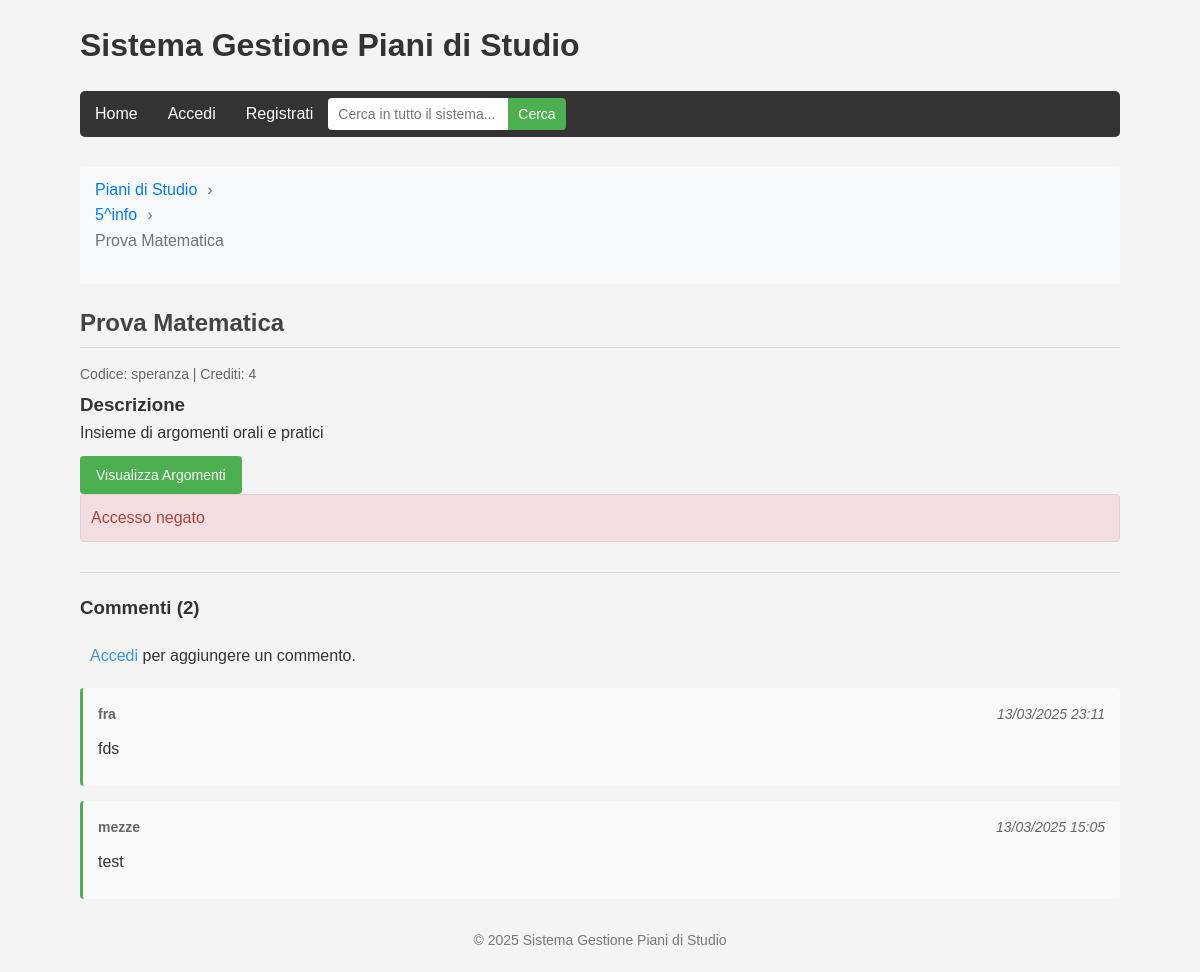
Screenshot of /pages/view_esame.php?id=1 with the database file from the repository.
### tables this page shows
CREATE TABLE `piani_di_studio` (
  `id` int(11) NOT NULL,
  `nome` varchar(100) NOT NULL,
  `descrizione` text DEFAULT NULL,
  `data_creazione` timestamp NOT NULL DEFAULT current_timestamp(),
  `user_id` int(11) NOT NULL,
  `visibility` varchar(20) NOT NULL DEFAULT 'private'
);

CREATE TABLE `esami` (
  `id` int(11) NOT NULL,
  `piano_id` int(11) NOT NULL,
  `nome` varchar(100) NOT NULL,
  `codice` varchar(20) DEFAULT NULL,
  `crediti` int(11) DEFAULT 6,
  `descrizione` text DEFAULT NULL,
  `anno` int(11) DEFAULT NULL,
  `semestre` int(11) DEFAULT NULL
);

CREATE TABLE `commenti` (
  `id` int(11) NOT NULL,
  `user_id` int(11) NOT NULL,
  `tipo_elemento` varchar(50) NOT NULL,
  `elemento_id` int(11) NOT NULL,
  `testo` text NOT NULL,
  `data_creazione` timestamp NOT NULL DEFAULT current_timestamp(),
  `data_modifica` timestamp NULL DEFAULT NULL ON UPDATE current_timestamp()
);

CREATE TABLE `users` (
  `id` int(11) NOT NULL,
  `username` varchar(50) NOT NULL,
  `password` varchar(255) NOT NULL,
  `email` varchar(100) NOT NULL,
  `role` varchar(20) NOT NULL DEFAULT 'user',
  `created_at` timestamp NOT NULL DEFAULT current_timestamp()
);

### models/esame.php (called while the page is built, shortened)
<?php
class Esame {
    private $conn;
    private $table_name = "esami";
    public $id;
    public function __construct($db) {
        $this->conn = $db;
    }
    public function readOne() {
        $query = "SELECT e.*, p.nome as piano_nome
                  FROM " . $this->table_name . " e
                  LEFT JOIN piani_di_studio p ON e.piano_id = p.id
                  WHERE e.id = :id
                  LIMIT 0,1";
        $stmt = $this->conn->prepare($query);
        $stmt->bindParam(":id", $this->id);
        $stmt->execute();
        $row = $stmt->fetch(PDO::FETCH_ASSOC);
        if ($row) {
            return $row;
        }
        return [];
    }
}
?>

### models/piano_di_studio.php (called while the page is built, shortened)
<?php
class PianoDiStudio {
    private $conn;
    private $table_name = "piani_di_studio";
    public $id;
    public function __construct($db) {
        $this->conn = $db;
    }
    public function readOne() {
        $query = "SELECT * FROM " . $this->table_name . " WHERE id = ? LIMIT 0,1";
        $stmt = $this->conn->prepare($query);
        $stmt->bindParam(1, $this->id);
        $stmt->execute();
        $row = $stmt->fetch(PDO::FETCH_ASSOC);
        if ($row) {
            return $row;
        }
        return [];
    }
}
?>

### pages/components/comments/comments.php (called while the page is built, shortened)
<?php
include_once 'handlers/comment_handler.php';
include_once 'comment_list.php';
function gestioneCommentiEsami($db, $esame_id) {
    $redirect_base = "esami.php?id={$esame_id}";
    return gestioneCommenti($db, 'esame', $esame_id, $redirect_base);
}
function renderCommentiEsami($db, $esame_id) {
    $redirect_param = "id={$esame_id}";
    renderCommenti($db, 'esame', $esame_id, $redirect_param);
}
?>

### pages/handlers/comment_handler.php (called while the page is built, shortened)
<?php
function gestioneCommenti($db, $tipo_elemento, $elemento_id, $redirect_base) {
    if (!isset($_SESSION['user_id'])) {
        return ['message' => 'Accesso negato', 'message_class' => 'error'];
    }
    return null;
}
?>

### models/comments.php (called while the page is built, shortened)
<?php
class Commento {
    private $conn;
    private $table_name = "commenti";
    public function __construct($db) {
        $this->conn = $db;
    }
    public function readByElemento($tipo_elemento, $elemento_id) {
        $query = "SELECT c.*, u.username
                  FROM " . $this->table_name . " c
                  LEFT JOIN users u ON c.user_id = u.id
                  WHERE c.tipo_elemento = :tipo_elemento
                  AND c.elemento_id = :elemento_id
                  ORDER BY c.data_creazione DESC";
        $stmt = $this->conn->prepare($query);
        $stmt->bindParam(":tipo_elemento", $tipo_elemento);
        $stmt->bindParam(":elemento_id", $elemento_id);
        $stmt->execute();
        return $stmt;
    }
    public function countByElemento($tipo_elemento, $elemento_id) {
        $query = "SELECT COUNT(*) as total FROM " . $this->table_name . "
                  WHERE tipo_elemento = :tipo_elemento
                  AND elemento_id = :elemento_id";
        $stmt = $this->conn->prepare($query);
        $stmt->bindParam(":tipo_elemento", $tipo_elemento);
        $stmt->bindParam(":elemento_id", $elemento_id);
        $stmt->execute();
        $row = $stmt->fetch(PDO::FETCH_ASSOC);
        return $row['total'];
    }
}
?>

### pages/view_esame.php (the view, shortened to what this page needs)
<?php
include_once '../ui/includes/header.php';
include_once '../models/esame.php';
include_once '../models/piano_di_studio.php';
include_once '../models/comments.php';
include_once 'components/comments/comments.php';
$database = new Database();
$db = $database->getConnection();
$esame = new Esame($db);
$piano = new PianoDiStudio($db);
$esame_id = isset($_GET['id']) ? $_GET['id'] : null;
$esame->id = $esame_id;
$esame_info = $esame->readOne();
$piano->id = $esame_info['piano_id'];
$piano_info = $piano->readOne();
echo "<div class='breadcrumb'>";
echo "<ul>";
echo "<li><a href='index.php'>Piani di Studio</a></li>";
echo "<li><a href='esami.php?piano_id=" . $esame_info['piano_id'] . "'>" . htmlspecialchars($piano_info['nome']) . "</a></li>";
echo "<li>" . htmlspecialchars($esame_info['nome']) . "</li>";
echo "</ul>";
echo "</div>";
echo "<div class='esame-details'>";
echo "<h2>" . htmlspecialchars($esame_info['nome']) . "</h2>";
echo "<div class='item-meta'>Codice: " . htmlspecialchars($esame_info['codice']) . " | Crediti: " . $esame_info['crediti'] . "</div>";
echo "<div class='item-description'><h3>Descrizione</h3>" . htmlspecialchars($esame_info['descrizione']) . "</div>";
echo "<div class='item-actions'>";
echo "<a href='argomenti.php?esame_id=" . $esame_info['id'] . "' class='btn-primary'>Visualizza Argomenti</a>";
echo "</div>";
echo "</div>";
$risultato_commenti = gestioneCommentiEsami($db, $esame_id);
if ($risultato_commenti && !empty($risultato_commenti['message'])) {
    echo "<div class='message {$risultato_commenti['message_class']}'>{$risultato_commenti['message']}</div>";
}
renderCommentiEsami($db, $esame_id);
include_once '../ui/includes/footer.php';
?>

### pages/components/comments/comment_list.php (shortened to what this page needs)
<?php
function renderCommenti($db, $tipo_elemento, $elemento_id, $redirect_param) {
    $commento = new Commento($db);
    $comment_count = $commento->countByElemento($tipo_elemento, $elemento_id);
    ?>
    <div class="comments-section">
        <h3>Commenti (<?php echo $comment_count; ?>)</h3>
        <?php if(isset($_SESSION['user_id'])): ?>
        <div class="comment-form">
            <form action="" method="POST">
                <input type="hidden" name="comment_tipo" value="<?php echo $tipo_elemento; ?>">
                <input type="hidden" name="comment_elemento_id" value="<?php echo $elemento_id; ?>">
                <textarea name="comment_text" placeholder="Aggiungi un commento..." required></textarea>
                <button type="submit" name="add_comment" class="btn-primary">Commenta</button>
            </form>
        </div>
        <?php else: ?>
        <p><a href="login.php">Accedi</a> per aggiungere un commento.</p>
        <?php endif; ?>
        <div class="comments-list">
            <?php
            $stmt_commenti = $commento->readByElemento($tipo_elemento, $elemento_id);
            if($stmt_commenti->rowCount() > 0) {
                while($row_commento = $stmt_commenti->fetch(PDO::FETCH_ASSOC)) {
                    echo '<div class="comment-item" id="comment-'.$row_commento['id'].'">';
                    echo '<div class="comment-header">';
                    echo '<span class="comment-author">'.htmlspecialchars($row_commento['username']).'</span>';
                    echo '<span class="comment-date">'.date('d/m/Y H:i', strtotime($row_commento['data_creazione'])).'</span>';
                    echo '</div>';
                    echo '<div class="comment-content">'.htmlspecialchars($row_commento['testo']).'</div>';
                    echo '</div>';
                }
            } else {
                echo '<p>Nessun commento presente. Sii il primo a commentare!</p>';
            }
            ?>
        </div>
    </div>
    <?php
}
?>

### ui/css/style.css (style rules this page uses)
.comments-section { margin-top: 30px; border-top: 1px solid #ddd; padding-top: 20px; }
.comments-section h3 { margin-bottom: 20px; }
.comments-list { margin-top: 20px; }
.comment-item { background-color: #f9f9f9; border-radius: 4px; padding: 15px; margin-bottom: 15px; border-left: 3px solid #4CAF50; }
.comment-header { display: flex; justify-content: space-between; margin-bottom: 10px; font-size: 14px; color: #666; }
.comment-author { font-weight: bold; }
.comment-date { font-style: italic; }
.comment-content { margin-bottom: 10px; }
* { box-sizing: border-box; margin: 0; padding: 0; }
body { font-family: Arial, sans-serif; line-height: 1.6; color: #333; background-color: #f4f4f4; }
h2 { color: #444; margin-bottom: 15px; border-bottom: 1px solid #ddd; padding-bottom: 5px; }
ul { list-style-type: none; margin-bottom: 20px; }
li { background-color: white; margin: 5px 0; padding: 10px; border-radius: 4px; box-shadow: 0 1px 3px rgba(0, 0, 0, 0.1); }
a { text-decoration: none; color: #3498db; margin-left: 10px; }
.message { padding: 10px; margin-bottom: 20px; border-radius: 4px; }
.error { background-color: #f2dede; color: #a94442; border: 1px solid #ebccd1; }
.item-meta { font-size: 14px; color: #666; margin-bottom: 5px; }
.item-description { margin-bottom: 10px; }
.item-actions { font-size: 14px; margin-top: 5px; }
.item-actions a { margin-right: 5px; margin-left: 0; }
.breadcrumb { display: flex; list-style: none; background-color: #f8f9fa; padding: 10px 15px; border-radius: 4px; margin-bottom: 20px; }
.breadcrumb li { margin: 0; padding: 0; background: none; box-shadow: none; }
.breadcrumb li:not(:last-child)::after { content: '›'; margin: 0 10px; color: #6c757d; }
.breadcrumb a { color: #007bff; text-decoration: none; margin: 0; }
.breadcrumb li:last-child { color: #6c757d; }
.btn-primary { display: inline-block; padding: 8px 16px; background-color: #4CAF50; color: white; border: none; border-radius: 4px; cursor: pointer; font-size: 14px; transition: background-color 0.3s; text-decoration: none; }
.btn-primary { margin-left: 0; }

### rows the page displays
piani_di_studio: nome "5^info"
esami: nome "Prova Matematica", codice "speranza", crediti "4", descrizione "Insieme di argomenti orali e pratici"
commenti: user.username "fra", data_creazione "13/03/2025 23:11", testo "fds"
commenti: user.username "mezze", data_creazione "13/03/2025 15:05", testo "test"

### other values shown
$risultato_commenti['message'] "Accesso negato"
$comment_count "2"
